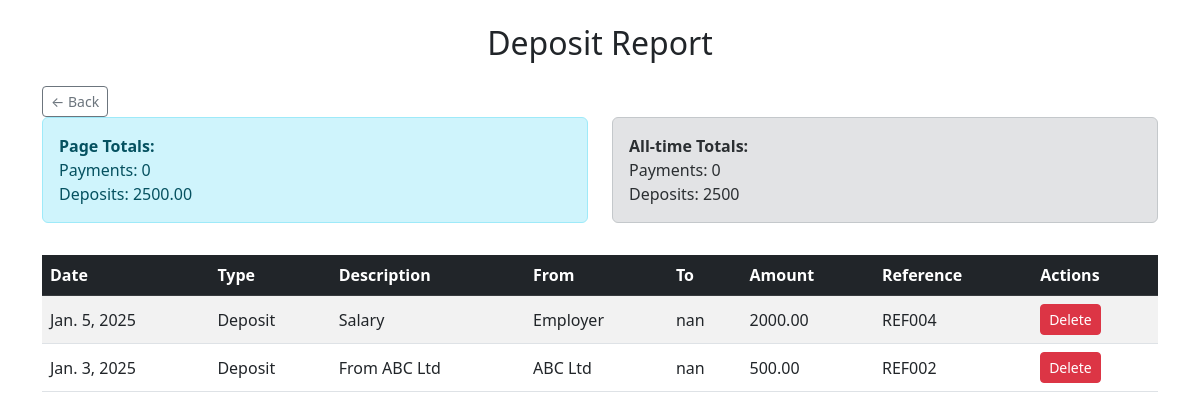
The app's page /transactions/deposits/ with its own data.
### bank_recon/models.py (models this page shows, shortened)
class Transaction(models.Model):
    TRANSACTION_TYPES = [
        ('payment', 'Payment'),
        ('deposit', 'Deposit'),
    ]
    type = models.CharField(max_length=50, blank=True, null=True)  # e.g., 'salary', 'purchase'
    date = models.DateField()
    transaction_type = models.CharField(max_length=10, choices=TRANSACTION_TYPES)
    reference = models.CharField(max_length=100)
    description = models.TextField()
    amount = models.DecimalField(max_digits=12, decimal_places=2)
    from_person = models.CharField(max_length=100, blank=True, null=True)
    to_person = models.CharField(max_length=100, blank=True, null=True)
    uploaded_at = models.DateTimeField(auto_now_add=True)

### bank_recon/views.py (the view)
# urls.py: path('deposits/', views.deposit_report, name='deposit_report'),
def deposit_report(request):
    deposits = Transaction.objects.filter(transaction_type='deposit').order_by('-date')
    return render_transaction_report(request, deposits, title="Deposit Report")

### bank_recon/views.py (called while the page is built)
def render_transaction_report(request, queryset, title):
    paginator = Paginator(queryset, 10)
    page_number = request.GET.get('page')
    page_obj = paginator.get_page(page_number)
    total = queryset.aggregate(Sum('amount'))['amount__sum'] or 0
    page_total = sum(t.amount for t in page_obj)
    context = {
        'page_obj': page_obj,
        'total_payments': total if title.startswith("Payment") else 0,
        'total_deposits': total if title.startswith("Deposit") else 0,
        'page_payments_total': page_total if title.startswith("Payment") else 0,
        'page_deposits_total': page_total if title.startswith("Deposit") else 0,
        'title': title,
    }
    return render(request, 'bank_recon/transactions.html', context)

### bank_recon/templates/bank_recon/transactions.html (shortened to what this page needs)
{% load static %}
<!DOCTYPE html>
<html lang="en">
<head>
    <link href="https://cdn.jsdelivr.net/npm/bootstrap@5.3.0/dist/css/bootstrap.min.css" rel="stylesheet" />
</head>
<body>
<div class="container my-4">
    <h2 class="mb-4 text-center">{% if title %}{{ title }}{% else %}All Transactions{% endif %}</h2>
    <a href="{% url 'dashboard' %}" class="btn btn-outline-secondary btn-sm">← Back</a>
    <div class="row mb-3">
        <div class="col-md-6">
            <div class="alert alert-info">
                <strong>Page Totals:</strong><br />
                Payments: {{ page_payments_total|default:"0" }}<br />
                Deposits: {{ page_deposits_total|default:"0" }}
            </div>
        </div>
        <div class="col-md-6">
            <div class="alert alert-secondary">
                <strong>All-time Totals:</strong><br />
                Payments: {{ total_payments|default:"0" }}<br />
                Deposits: {{ total_deposits|default:"0" }}
            </div>
        </div>
    </div>
    <div class="table-responsive">
        <table class="table table-striped table-hover align-middle">
            <thead class="table-dark">
                <tr>
                    <th>Date</th>
                    <th>Type</th>
                    <th>Description</th>
                    <th>From</th>
                    <th>To</th>
                    <th>Amount</th>
                    <th>Reference</th>
                    <th>Actions</th>
                </tr>
            </thead>
            <tbody>
            {% if page_obj %}
                {% for txn in page_obj %}
                    <tr>
                        <td>{{ txn.date }}</td>
                        <td class="text-capitalize">{{ txn.transaction_type }}</td>
                        <td>{{ txn.description|default:"-" }}</td>
                        <td>{{ txn.from_person|default:"-" }}</td>
                        <td>{{ txn.to_person|default:"-" }}</td>
                        <td>{{ txn.amount }}</td>
                        <td>{{ txn.reference|default:"-" }}</td>
                        <td>
                            <a href="{% url 'delete_transaction' txn.pk %}" class="btn btn-sm btn-danger"
                               onclick="return confirm('Are you sure you want to delete this transaction?');">
                               Delete
                            </a>
                        </td>
                    </tr>
                {% endfor %}
            {% else %}
                <tr>
                    <td colspan="8" class="text-center">No transactions found.</td>
                </tr>
            {% endif %}
            </tbody>
        </table>
    </div>
</div>
</body>
</html>

### records on screen
Transaction: date "Jan. 5, 2025", transaction_type "Deposit", description "Salary", from_person "Employer", to_person "nan", amount "2000.00", reference "REF004"
Transaction: date "Jan. 3, 2025", transaction_type "Deposit", description "From ABC Ltd", from_person "ABC Ltd", to_person "nan", amount "500.00", reference "REF002"

### other values on screen
{{ title }} "Deposit Report"
{{ page_payments_total|default:"0" }} "0"
{{ page_deposits_total|default:"0" }} "2500.00"
{{ total_payments|default:"0" }} "0"
{{ total_deposits|default:"0" }} "2500"
